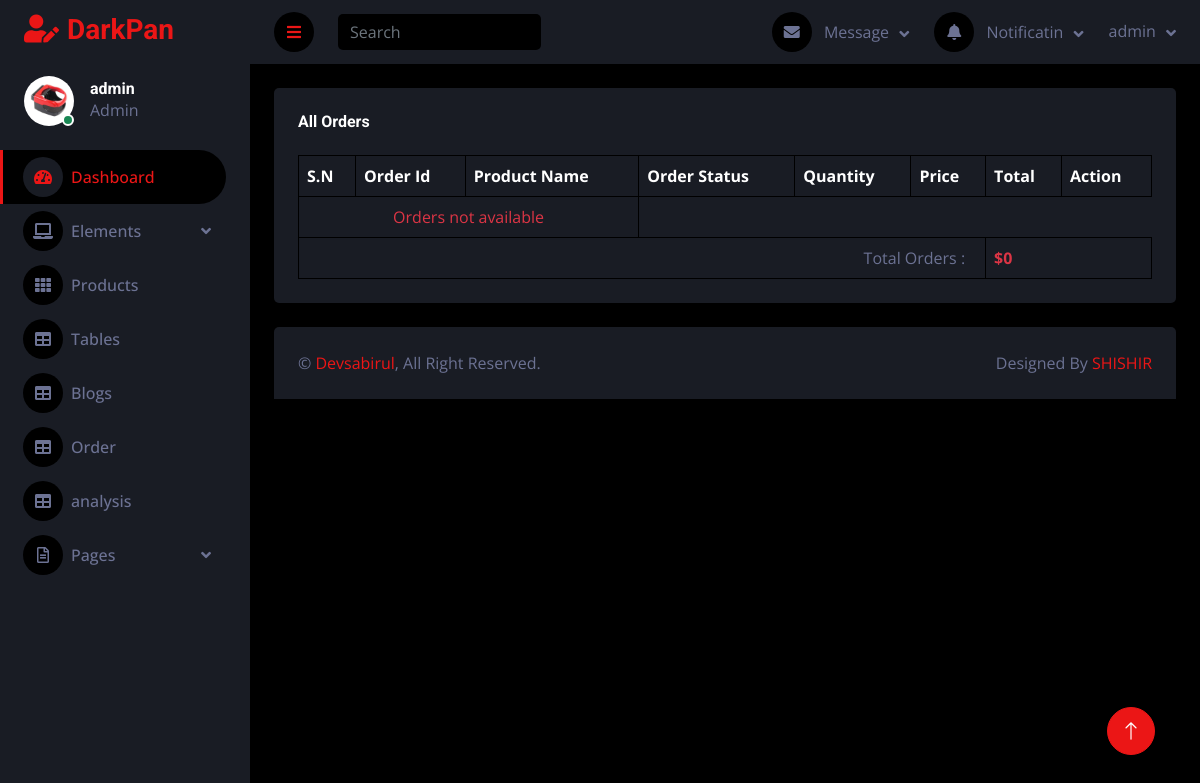
The app's page /dashboard/order-table (signed in) with its own data.
### core/models.py (models this page shows, shortened)
class Profile(models.Model):
    avater = models.ImageField(
        upload_to="avater", null=True, blank=True)
    phone = models.CharField(max_length=50, null=True, blank=True)
    address = models.CharField(max_length=150, null=True, blank=True)
    is_seller = models.CharField(max_length=15, null=True, blank=True)
    user = models.ForeignKey(User, on_delete=models.CASCADE)

### dashboard/views.py (the view)
# urls.py: path('order-table', order_table, name="order_table"),
def order_table(request):
    if request.user.is_authenticated:
        profile = Profile.objects.get(user=request.user)
        products = Product.objects.filter(profile=profile)
        order_item = OrderItems.objects.filter(product__in=products)
        total = 0
        for i in order_item:
            subtotal = i.product.price * i.quantity
            total = subtotal + total
        context = {
            'profile': profile,
            'products': products,
            'order': order_item,
            'total': total
        }
        return render(request, 'order.html', context)
    else:
        return redirect('SIGNIN')

### dashboard/templates/order.html (shortened to what this page needs)
{% extends 'dashboard/base.html' %}
{% load static %}
{% block profile %}
<div class="d-flex align-items-center ms-4 mb-4">
    <div class="position-relative">
        <div class="profile_pic">
            <img class="" src="{{profile.avater.url}}" alt="">
        </div>
        <div class="bg-success rounded-circle border border-2 border-white position-absolute end-0 bottom-0 p-1"></div>
    </div>
    <div class="ms-3">
        <h6 class="mb-0">{{profile.user.username}}</h6>
        <span>Admin</span>
    </div>
</div>
{% endblock profile %}
{% block body %}
<div class="container-fluid pt-4 px-4">
    <div class="bg-secondary text-center rounded p-4">
        <div class="d-flex align-items-center justify-content-between mb-4">
            <h6 class="mb-0">All Orders</h6>
        </div>
        <div class="table-responsive">
            <table class="table text-start align-middle table-bordered table-hover mb-0">
                <thead>
                    <tr class="text-white">
                        <th scope="col">S.N</th>
                        <th scope="col">Order Id</th>
                        <th scope="col" style="">Product Name</th>
                        <th scope="col" style="">Order Status</th>
                        <th scope="col" style="">Quantity</th>
                        <th scope="col" style="">Price</th>
                        <th scope="col" style="">Total</th>
                        <th scope="col">Action</th>
                    </tr>
                </thead>
                <tbody>
                    {% if order %}
                    {% for order in order %}
                    <tr>
                        <td>{{forloop.counter}}</td>
                        <td scope="col" class="">#{{order.order.id}}
                        </td>
                        <td scope="col" class="">{{order.product.pd_name|truncatechars:30}}</td>
                        <td scope="col" class="">
                            {{order.order.status}}
                        </td>
                        <td scope="col" class="">
                            {{order.quantity}}
                        </td>
                        <td scope="col" class="">${{order.product.price}}</td>
                        <td scope="col" class="">${{order.order_subtotal}}</td>
                        <td scope="col" class=""><a class="btn btn-sm btn-primary" href="{% url 'update_product' order.product.id %}">Detail</a></td>
                    </tr>
                    {% endfor %}
                    {% else %}
                    <tr>
                        <td colspan="3" class="text-center text-danger">Orders not available</td>
                    </tr>
                    {% endif %}
                    <tr>
                        <td colspan="6" style="text-align: right;padding-right: 20px;">Total Orders :</td>
                        <td colspan="2" style="font-weight:bold;" class="text-danger">${{total}}</td>
                    </tr>
                </tbody>
            </table>
        </div>
    </div>
</div>
{% endblock body %}

### dashboard/templates/dashboard/base.html (shortened to what this page needs)
<!DOCTYPE html>
{% load static %}
<html lang="en">
<head>
    <link href="https://cdnjs.cloudflare.com/ajax/libs/font-awesome/5.10.0/css/all.min.css" rel="stylesheet">
    <link href="https://cdn.jsdelivr.net/npm/bootstrap-icons@1.4.1/font/bootstrap-icons.css" rel="stylesheet">
    <link href="{% static 'lib/owlcarousel/assets/owl.carousel.min.css' %}" rel="stylesheet">
    <link href="{% static 'lib/tempusdominus/css/tempusdominus-bootstrap-4.min.css' %}" rel="stylesheet" />
    <link href="{% static 'css/bootstrap.min.css' %}" rel="stylesheet">
    <link href="{% static 'css/style.css' %}" rel="stylesheet">
</head>
<body>
    <div class="container-fluid position-relative d-flex p-0">
        <div class="sidebar pe-4 pb-3">
            <nav class="navbar bg-secondary navbar-dark">
                <a href="index.html" class="navbar-brand mx-4 mb-3">
                    <h3 class="text-primary"><i class="fa fa-user-edit me-2"></i>DarkPan</h3>
                </a>
                {% block profile %}{% endblock profile %}
                <div class="navbar-nav w-100">
                    <a href="/dashboard" class="nav-item nav-link active"><i
                            class="fa fa-tachometer-alt me-2"></i>Dashboard</a>
                    <div class="nav-item dropdown">
                        <a href="#" class="nav-link dropdown-toggle" data-bs-toggle="dropdown"><i
                                class="fa fa-laptop me-2"></i>Elements</a>
                    </div>
                    <a href="/dashboard/product-table" class="nav-item nav-link"><i
                            class="fa fa-th me-2"></i>Products</a>
                 <a href="{% url 'tables' %}" class="nav-item nav-link"><i class="fa fa-table me-2"></i>Tables</a>
                    <a href="{% url 'blog_table' %}" class="nav-item nav-link"><i class="fa fa-table me-2"></i>Blogs</a>
                    <a href="{% url 'order_table' %}" class="nav-item nav-link"><i class="fa fa-table me-2"></i>Order</a>
                    <a href="" class="nav-item nav-link"><i class="fa fa-table me-2"></i>analysis</a>
                    <div class="nav-item dropdown">
                        <a href="#" class="nav-link dropdown-toggle" data-bs-toggle="dropdown"><i
                                class="far fa-file-alt me-2"></i>Pages</a>
                    </div>
                </div>
            </nav>
        </div>
        <div class="content">
            <nav class="navbar navbar-expand bg-secondary navbar-dark sticky-top px-4 py-0">
                <a href="#" class="sidebar-toggler flex-shrink-0">
                    <i class="fa fa-bars"></i>
                </a>
                <form class="d-none d-md-flex ms-4">
                    <input class="form-control bg-dark border-0" type="search" placeholder="Search">
                </form>
                <div class="navbar-nav align-items-center ms-auto">
                    <div class="nav-item dropdown">
                        <a href="#" class="nav-link dropdown-toggle" data-bs-toggle="dropdown">
                            <i class="fa fa-envelope me-lg-2"></i>
                            <span class="d-none d-lg-inline-flex">Message</span>
                        </a>
                    </div>
                    <div class="nav-item dropdown">
                        <a href="#" class="nav-link dropdown-toggle" data-bs-toggle="dropdown">
                            <i class="fa fa-bell me-lg-2"></i>
                            <span class="d-none d-lg-inline-flex">Notificatin</span>
                        </a>
                    </div>
                    <div class="nav-item dropdown">
                        <a href="#" class="nav-link dropdown-toggle" data-bs-toggle="dropdown">
                            <span class="d-none d-lg-inline-flex">{{profile.user.username}}</span>
                        </a>
                    </div>
                </div>
            </nav>
            {% block body %}{% endblock body %}
            <div class="container-fluid pt-4 px-4">
                <div class="bg-secondary rounded-top p-4">
                    <div class="row">
                        <div class="col-12 col-sm-6 text-center text-sm-start">
                            &copy; <a href="#">Devsabirul</a>, All Right Reserved.
                        </div>
                        <div class="col-12 col-sm-6 text-center text-sm-end">
                            Designed By <a href="https://www.facebook.com/devsabirul80" target="_blank">SHISHIR</a>
                        </div>
                    </div>
                </div>
            </div>
        </div>
        <a href="#" class="btn btn-lg btn-primary btn-lg-square back-to-top"><i class="bi bi-arrow-up"></i></a>
    </div>
</body>
</html>

### dashboard/static/css/style.css (style rules this page uses)
:root { --primary: #EB1616; --secondary: #191C24; --light: #6C7293; --dark: #000000; }
.back-to-top { position: fixed; display: none; right: 45px; bottom: 45px; z-index: 99; }
.btn { transition: .5s; }
.btn-lg-square { width: 48px; height: 48px; }
.btn-square, .btn-sm-square, .btn-lg-square { padding: 0; display: inline-flex; align-items: center; justify-content: center; font-weight: normal; border-radius: 50px; }
.sidebar { position: fixed; top: 0; left: 0; bottom: 0; width: 250px; height: 100vh; overflow-y: auto; background: var(--secondary); transition: 0.5s; z-index: 999; }
.content { margin-left: 250px; min-height: 100vh; background: var(--dark); transition: 0.5s; }
@media (min-width: 992px) { .sidebar { margin-left: 0; } }
@media (min-width: 992px) { .content { width: calc(100% - 250px); } }
.sidebar .navbar .navbar-nav .nav-link { padding: 7px 20px; color: var(--light); font-weight: 500; border-left: 3px solid var(--secondary); border-radius: 0 30px 30px 0; outline: none; }
.sidebar .navbar .navbar-nav .nav-link:hover, .sidebar .navbar .navbar-nav .nav-link.active { color: var(--primary); background: var(--dark); border-color: var(--primary); }
.sidebar .navbar .navbar-nav .nav-link i { width: 40px; height: 40px; display: inline-flex; align-items: center; justify-content: center; background: var(--dark); border-radius: 40px; }
.sidebar .navbar .navbar-nav .nav-link:hover i, .sidebar .navbar .navbar-nav .nav-link.active i { background: var(--secondary); }
.sidebar .navbar .dropdown-toggle::after { position: absolute; top: 15px; right: 15px; border: none; content: "\f107"; font-family: "Font Awesome 5 Free"; font-weight: 900; transition: .5s; }
.content .navbar .navbar-nav .nav-link { margin-left: 25px; padding: 12px 0; color: var(--light); outline: none; }
.content .navbar .sidebar-toggler, .content .navbar .navbar-nav .nav-link i { width: 40px; height: 40px; display: inline-flex; align-items: center; justify-content: center; background: var(--dark); border-radius: 40px; }
.content .navbar .dropdown-toggle::after { margin-left: 6px; vertical-align: middle; border: none; content: "\f107"; font-family: "Font Awesome 5 Free"; font-weight: 900; transition: .5s; }
.profile_pic { width: 50px; height: 50px; overflow: hidden; border-radius: 50px; }
.profile_pic img { width: 100%; height: 100%; object-fit: cover; }

### records on screen
Profile: avater (picture), user.username "admin"

### other values on screen
{{ total }} "0"
